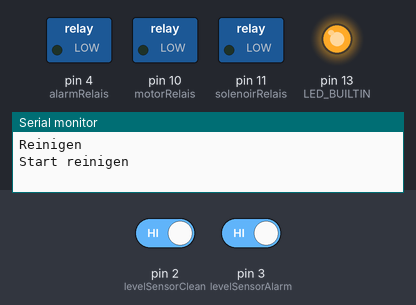
This sketch was run on a simulated Arduino Uno, built with avr-gcc and run on an emulated ATmega328P. Parts: switched loads named in the sketch (green lamp = pin HIGH), output pins drawn as LEDs (lit = HIGH), the last lines printed to the serial monitor. The test bench sets the inputs (shaded band); at power-on: pin 2 (levelSensorClean) HIGH, pin 3 (levelSensorAlarm) HIGH.

Above: at 0.1 s.
At 30.1 s:
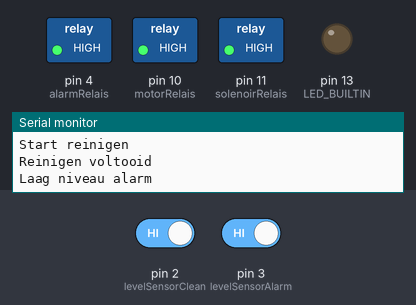
Timing chart, 0 to 31.6 s (numbered marks = the images above):
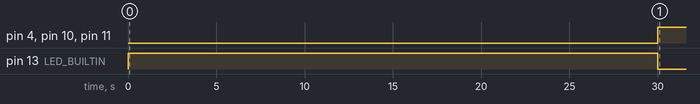

The sketch:

VijverSpoeling.ino
```cpp
// the setup function runs once when you press reset or power the board

int levelSensorClean=2;
int levelSensorAlarm=3;
int motorRelais=10;
int solenoirRelais=11;
int alarmRelais=4;

int pollingTime = 5000; //ms
int cycleTime = 30000; //ms

bool alarmState = false;


void setup() {
  // initialize digital pin LED_BUILTIN as an output.
  Serial.begin(9600);
  pinMode(levelSensorClean, INPUT_PULLUP);
  pinMode(levelSensorAlarm, INPUT_PULLUP);
  pinMode(solenoirRelais, OUTPUT);
  pinMode(motorRelais, OUTPUT);
  pinMode(alarmRelais,OUTPUT);
  pinMode(13, OUTPUT);

  digitalWrite(solenoirRelais, HIGH);
  digitalWrite(motorRelais, HIGH);
}

// the loop function runs over and over again forever
void loop() {
  int sensorValClean = digitalRead(levelSensorClean);
  if (sensorValClean == HIGH) {
    //Initialize the flush cycle
        Serial.println("Reinigen");
        if (alarmState == false){
          performClean();
        } else {
          Serial.println("Reinigen negeren, laag niveau alarm");
        }
        //Check if level did not recuce during clean
        int sensorValAlarm = digitalRead(levelSensorAlarm);
        if (sensorValAlarm == HIGH) {
            Serial.println("Laag niveau alarm");
            digitalWrite(alarmRelais,HIGH);
            alarmState = true;
        } else {
            digitalWrite(alarmRelais,LOW);
            alarmState = false;
        }
  } else {
       Serial.println("Wacht");
  };
  delay(pollingTime);
}

void performClean(){
      Serial.println("Start reinigen");
      digitalWrite(LED_BUILTIN, HIGH);
      digitalWrite(solenoirRelais, LOW);
      digitalWrite(motorRelais, LOW);

      delay(cycleTime);
      Serial.println("Reinigen voltooid");
      digitalWrite(LED_BUILTIN, LOW);
      digitalWrite(solenoirRelais, HIGH);
      digitalWrite(motorRelais, HIGH);

}
```

Measured:
- by itself, pin 4 (alarmRelais), pin 10 (motorRelais), pin 11 (solenoirRelais): LOW → HIGH at 30.0 s
- by itself, pin 13 (LED_BUILTIN): LOW → HIGH at 0.00 s, → LOW 30.0 s later
